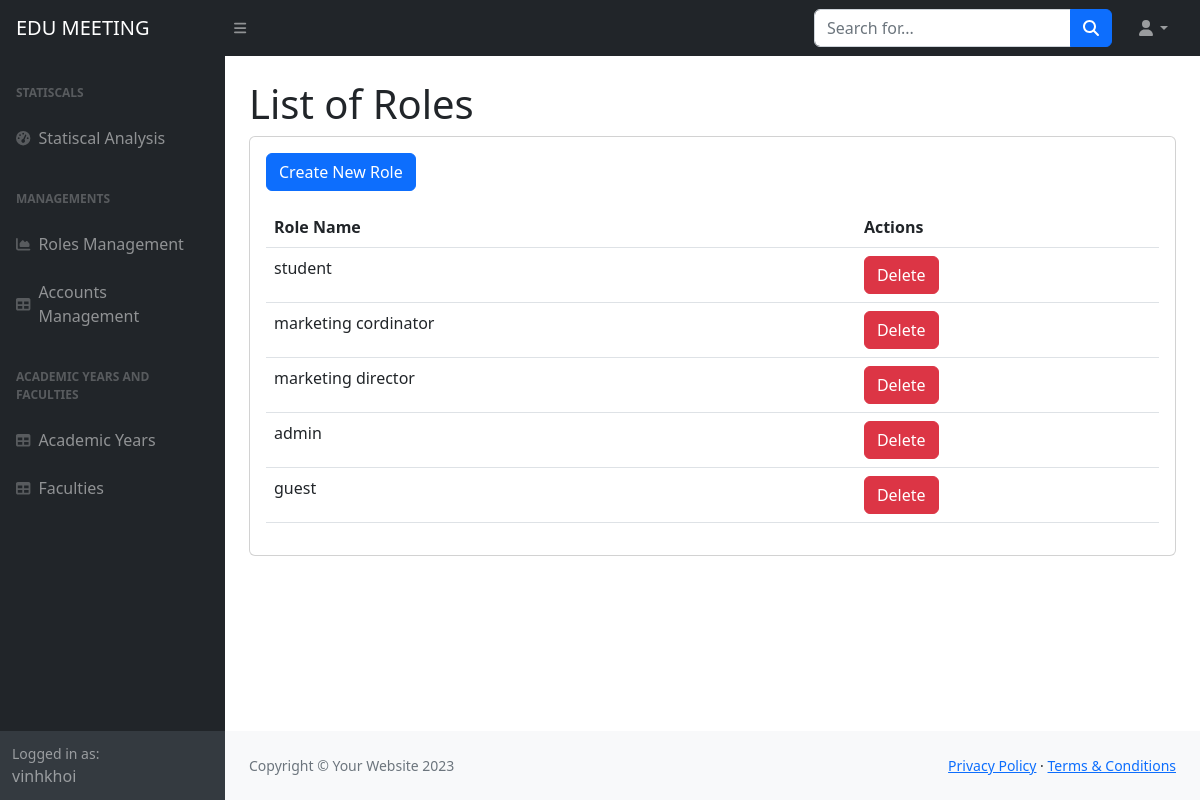
The page /ad/roles/ (signed in) on the database its author committed.
### home/models.py (models this page shows, shortened)
class Role(models.Model):
    name = models.CharField(max_length=30)

### home/views.py (the view)
# urls.py: path('ad/roles/', views.role_list, name='role_list'),
def role_list(request):
    roles = Role.objects.all()
    return render(request, 'role_list.html', {'roles': roles})

### templates/role_list.html (shortened to what this page needs)
{%load static%}
<!DOCTYPE html>
<html lang="en">
    <head>
        <link href="https://cdn.jsdelivr.net/npm/simple-datatables@7.1.2/dist/style.min.css" rel="stylesheet" />
        <link href="{% static 'css/styles.css' %}" rel="stylesheet" />
    </head>
    <body class="sb-nav-fixed">
        <nav class="sb-topnav navbar navbar-expand navbar-dark bg-dark">
            <a class="navbar-brand ps-3" href="{% url "home" %}">EDU MEETING</a>
            <button class="btn btn-link btn-sm order-1 order-lg-0 me-4 me-lg-0" id="sidebarToggle" href="#!"><i class="fas fa-bars"></i></button>
            <form class="d-none d-md-inline-block form-inline ms-auto me-0 me-md-3 my-2 my-md-0">
                <div class="input-group">
                    <input class="form-control" type="text" placeholder="Search for..." aria-label="Search for..." aria-describedby="btnNavbarSearch" />
                    <button class="btn btn-primary" id="btnNavbarSearch" type="button"><i class="fas fa-search"></i></button>
                </div>
            </form>
            <ul class="navbar-nav ms-auto ms-md-0 me-3 me-lg-4">
                <li class="nav-item dropdown">
                    <a class="nav-link dropdown-toggle" id="navbarDropdown" href="#" role="button" data-bs-toggle="dropdown" aria-expanded="false"><i class="fas fa-user fa-fw"></i></a>
                </li>
            </ul>
        </nav>
        <div id="layoutSidenav">
            <div id="layoutSidenav_nav">
                <nav class="sb-sidenav accordion sb-sidenav-dark" id="sidenavAccordion">
                    <div class="sb-sidenav-menu">
                        <div class="nav">
                            <div class="sb-sidenav-menu-heading">Statiscals</div>
                            <a class="nav-link" href="{% url "statistical_analysis" %}">
                                <div class="sb-nav-link-icon"><i class="fas fa-tachometer-alt"></i></div>
                                Statiscal Analysis
                            </a>
                            <div class="sb-sidenav-menu-heading">Managements</div>
                            <a class="nav-link" href="{% url "role_list" %}">
                                <div class="sb-nav-link-icon"><i class="fas fa-chart-area"></i></div>
                                Roles Management
                            </a>
                            <a class="nav-link" href="{% url "account_list" %}">
                                <div class="sb-nav-link-icon"><i class="fas fa-table"></i></div>
                                Accounts Management
                            </a>
                            <div class="sb-sidenav-menu-heading">Academic Years and Faculties</div>
                            <a class="nav-link" href="{% url "list_academic_years" %}">
                                <div class="sb-nav-link-icon"><i class="fas fa-table"></i></div>
                                Academic Years
                            </a>
                            <a class="nav-link" href="{% url "list_faculties" %}">
                                <div class="sb-nav-link-icon"><i class="fas fa-table"></i></div>
                                Faculties
                            </a>
                        </div>
                    </div>
                    <div class="sb-sidenav-footer">
                        <div class="small">Logged in as:</div>
                        {{request.user.username}}
                    </div>
                </nav>
            </div>
            <div id="layoutSidenav_content">
                <main>
                    <div class="container-fluid px-4">
                        <h1 class="mt-4">List of Roles</h1>
                        <div class="card mb-4">
                            <div class="card-body">
                              <table class="table mt-3">
                                <a href="{% url 'create_role' %}" class="btn btn-primary">Create New Role</a>
                                <thead class="thead-dark">
                                  <tr>
                                    <th scope="col">Role Name</th>
                                    <th scope="col">Actions</th>
                                  </tr>
                                </thead>
                                <tbody>
                                  {% for role in roles %}
                                  <tr>
                                    <td>{{ role.name }}</td>
                                    <td>
                                      <a class="btn btn-danger" href="{% url 'delete_role' role.id %}" onclick="return confirm('Are you sure you want to delete?');">
                                        Delete
                                      </a>
                                    </td>
                                  </tr>
                                  {% endfor %}
                                </tbody>
                              </table>
                            </div>
                        </div>
                    </div>
                </main>
                <footer class="py-4 bg-light mt-auto">
                    <div class="container-fluid px-4">
                        <div class="d-flex align-items-center justify-content-between small">
                            <div class="text-muted">Copyright &copy; Your Website 2023</div>
                            <div>
                                <a href="#">Privacy Policy</a>
                                &middot;
                                <a href="#">Terms &amp; Conditions</a>
                            </div>
                        </div>
                    </div>
                </footer>
            </div>
        </div>
    </body>
</html>

### rows shown on the page
Role: name "student"
Role: name "marketing cordinator"
Role: name "marketing director"
Role: name "admin"
Role: name "guest"

### other values the page prints
{{ request.user.username }} "vinhkhoi"
